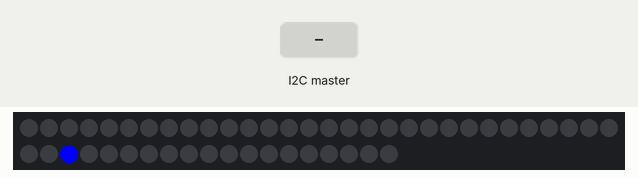
This sketch was run on a simulated Arduino Uno, built with avr-gcc and run on an emulated ATmega328P. Parts: 49 RGB LEDs in strip order, left to right, continuing on the next row. Inputs (shaded band) come from the test bench.

Above: at 2.74 s.
2.8 s: the I2C master sends the byte 0
18.1 s: the I2C master sends the byte 1
At 25.06 s:
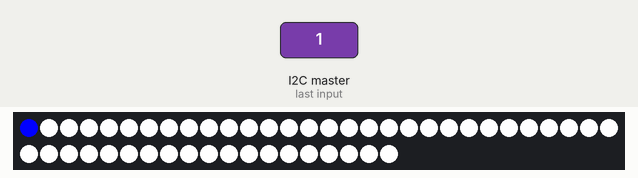
At 25.48 s:
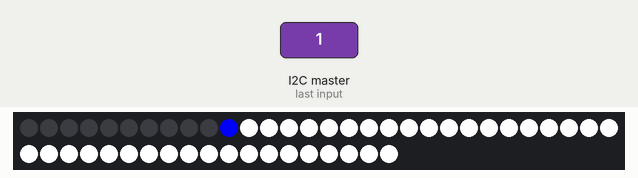

Measured:
- after the input at 18.1 s, the LEDs: first differ from a run without the input after 6.9 s (image 1 shows a later state)

The sketch:

RobotLEDs.ino
```cpp
#include <Wire.h>
#include <FastLED.h>

#define I2C_ADDRESS 4
#define DATA_PIN 7
#define NUM_LEDS 49
#define MAX_BRIGHTNESS 255

// Colors
//#define COLOR_RED = 0xFF1C1C;
//#define COLOR_BLUE = 0x007BFF;

// Modes
#define ONE_COLOR 1

CRGB leds[NUM_LEDS];

// Values from Roborio
int currentMode;
double currentR;
double currentG;
double currentB;

String byteRead;

void setup() {

  Wire.begin(I2C_ADDRESS);
  Wire.onReceive(receiveEvent);

  FastLED.addLeds<WS2811, DATA_PIN, BRG>(leds, NUM_LEDS);

  Serial.begin(9600);

}

void loop() {

  /*if (Serial.available()) {
    byteRead = Serial.readString();
    Serial.println(byteRead);
  }*/

  /*colorChase(CRGB::Red, 25);
  colorChase(CRGB::Green, 25);
  colorChase(CRGB::Blue, 25);*/
  cylon(CRGB::Blue, 40, 1);

  //rainbow(20);

  runCurrentMode();
  delay(100);
}

void runCurrentMode() {
  switch(currentMode) {
    case ONE_COLOR:
      allOneColor(currentR, currentG, currentB);
    break;
  }
  FastLED.show();
}

// executes whenever data is received from roboRIO
void receiveEvent(int howMany) {
  /*while (1 < Wire.available()) { // loop through all but the last
    char c = Wire.read(); // receive byte as a character
    Serial.print(c);         // print the character
  }
  int x = Wire.read();    // receive byte as an integer
  Serial.println(x);         // print the integer
  */

  // get first byte, which will be the mode..
  // I think this is how this works, not sure though
  // Will find out later
  int mode = Wire.read();
  // get next three bytes for rgb
  int r = Wire.read();
  int g = Wire.read();
  int b = Wire.read();
  currentMode = mode;
  currentR = r;
  currentG = g;
  currentB = b;
}

void allOneColor(int r, int g, int b) {
  fill_solid(leds, NUM_LEDS, CRGB(r, g, b));
  FastLED.show();
}

void colorChase(uint32_t color, uint8_t wait)
{
  //clear() turns all LEDs off
  FastLED.clear();
  //The brightness ranges from 0-255
  //Sets brightness for all LEDS at once
  FastLED.setBrightness(MAX_BRIGHTNESS);
  // Move a single led
  for(int led_number = 0; led_number < NUM_LEDS; led_number++)
  {
    // Turn our current led ON, then show the leds
    leds[led_number] = color;

    // Show the leds (only one of which is has a color set, from above
    // Show turns actually turns on the LEDs
    FastLED.show();

    // Wait a little bit
    delay(wait);

    // Turn our current led back to black for the next loop around
    leds[led_number] = CRGB::Black;
  }
  return;
}

//Move an "empty" dot down the strip
void missingDotChase(uint32_t color, uint8_t wait)
{
  //Step thru some brightness levels from max to 10.  led_brightness/=2 is a cryptic shorthand way of saying led_brightness = led_brightness/2
  for (int led_brightness = MAX_BRIGHTNESS; led_brightness > 10; led_brightness/=2)
  {
    FastLED.setBrightness(led_brightness);

    // Start by turning all pixels on:
    //for(int led_number = 0; led_number < NUM_LEDS; led_number++) leds[led_number] = color;
    //https://github.com/FastLED/FastLED/wiki/Controlling-leds
    fill_solid(leds, NUM_LEDS, color);

    // Then display one pixel at a time:
    for(int led_number = 0; led_number < NUM_LEDS; led_number++)
    {
      leds[led_number] =  CRGB::Black; // Set new pixel 'off'
      if( led_number > 0 && led_number < NUM_LEDS)
      {
        leds[led_number-1] = color; // Set previous pixel 'on'
      }
      FastLED.show();
      delay(wait);
    }
  }
  return;
}

//Cylon - LED sweeps back and forth, with the color, delay and number of cycles of your choice
void cylon(CRGB color, uint16_t wait, uint8_t number_of_cycles)
{
  FastLED.setBrightness(255);
  for (uint8_t times = 0; times<=number_of_cycles; times++)
  {
    // Make it look like one LED is moving in one direction
    for(int led_number = 0; led_number < NUM_LEDS; led_number++)
    {
      //Apply the color that was passed into the function
      leds[led_number] = color;
      //Actually turn on the LED we just set
      FastLED.show();
      // Turn it back off
      leds[led_number] = CRGB::Black;
      // Pause before "going" to next LED
      delay(wait);
    }

    // Now "move" the LED the other direction
    for(int led_number = NUM_LEDS-1; led_number >= 0; led_number--)
    {
      //Apply the color that was passed into the function
      leds[led_number] = color;
      //Actually turn on the LED we just set
      FastLED.show();
      // Turn it back off
      leds[led_number] = CRGB::Black;
      // Pause before "going" to next LED
      delay(wait);
    }
  }
  return;
}

void rainbow(uint8_t wait)
{

  uint16_t hue;
  FastLED.clear();

  for(hue=10; hue<255*3; hue++)
  {

    fill_rainbow( &(leds[0]), NUM_LEDS /*led count*/, hue /*starting hue*/);
    FastLED.show();
    delay(wait);
  }
  return;
}
```
